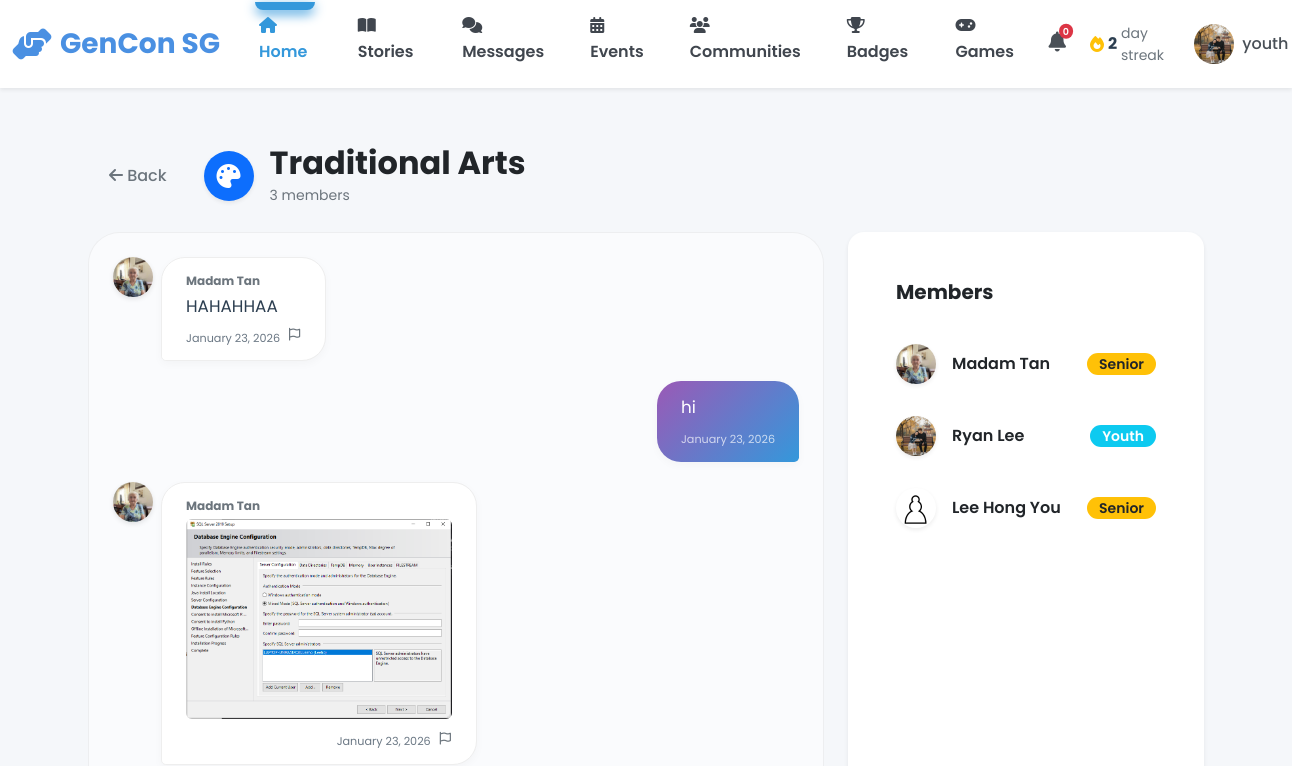
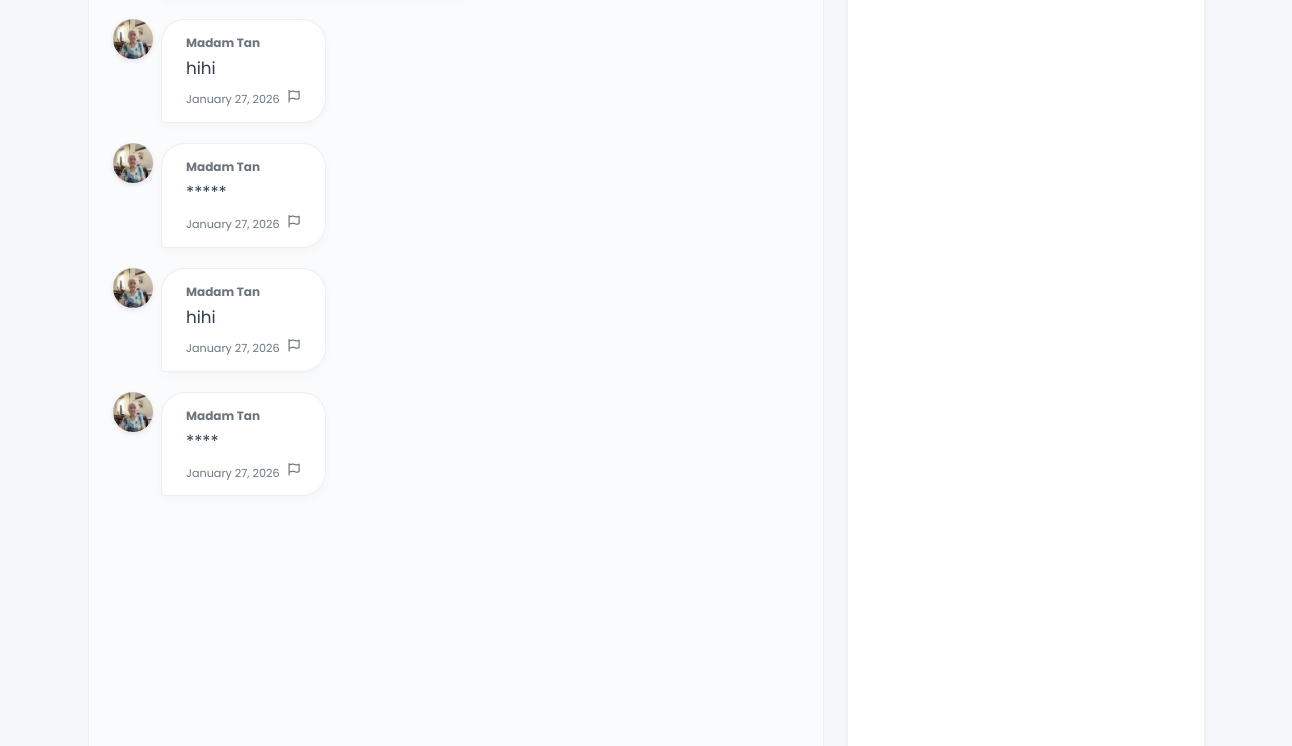
Page /youth/communities/1 (signed in, upper part) on the earlier database version (2 pictures, top to bottom).
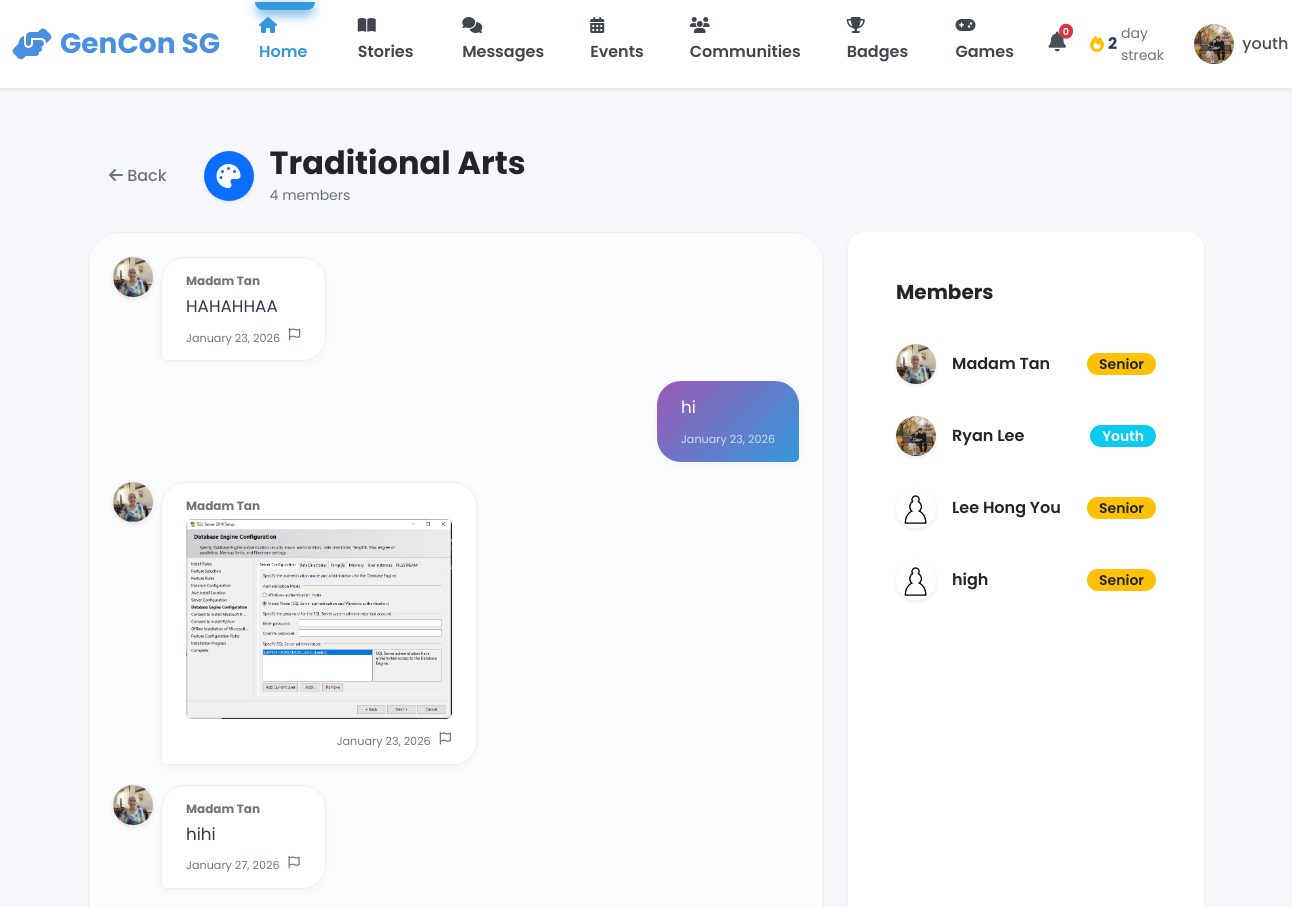
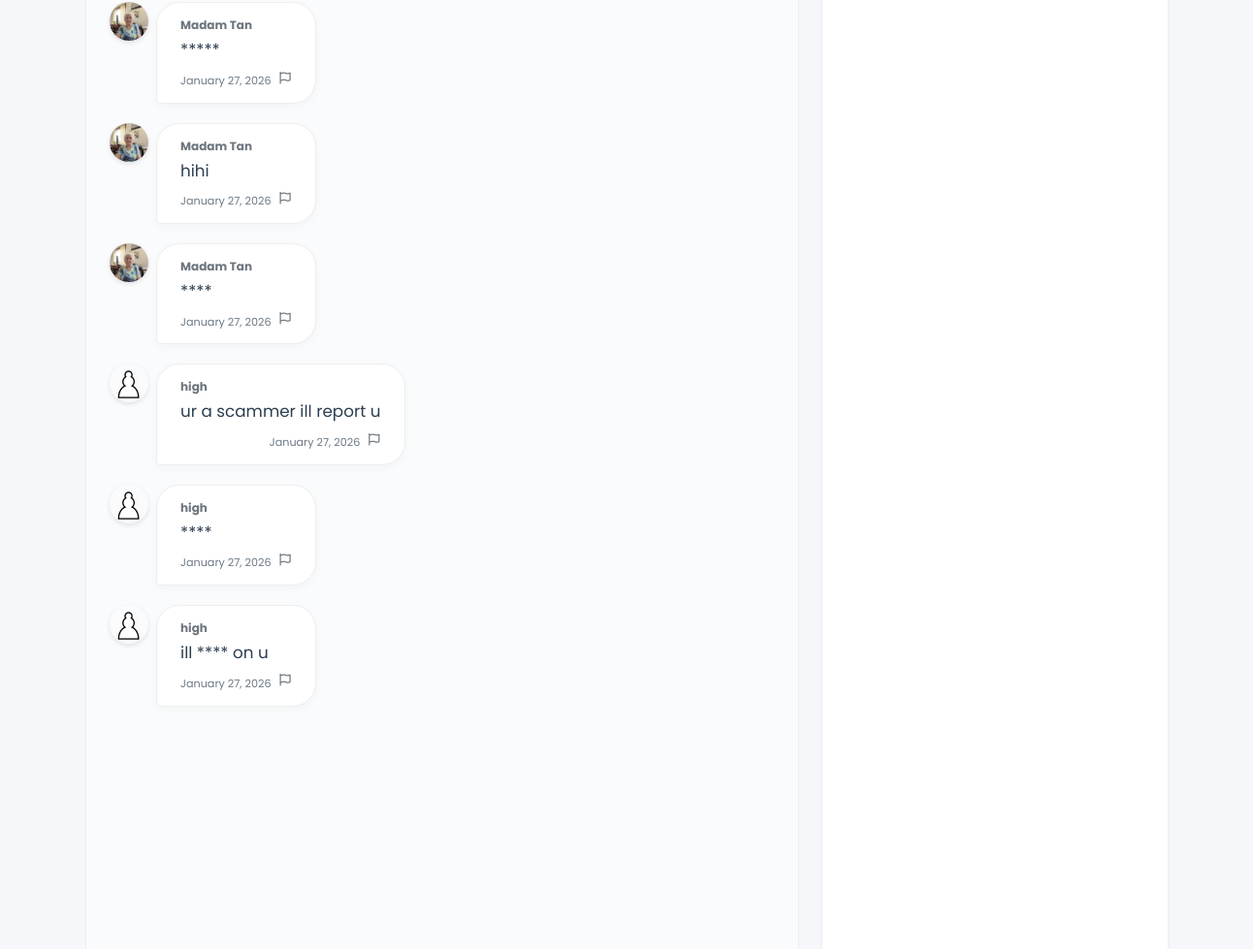
Same page on the later database version (2 pictures, top to bottom).
### models.py (models this page shows, shortened)
class Community(db.Model):
    __tablename__ = 'communities'
    id = db.Column(db.Integer, primary_key=True)
    name = db.Column(db.String(100), nullable=False, unique=True)
    type = db.Column(db.String(20), nullable=False)  # Story, Hobby, Learning
    description = db.Column(db.Text)
    rules = db.Column(db.Text)
    icon = db.Column(db.String(50), default='fas fa-users')
    banner_class = db.Column(db.String(50), default='default')
    tags = db.Column(db.String(255))  # Comma separated tags
    photo_url = db.Column(db.String(255))
    member_count = db.Column(db.Integer, default=0)
    created_by = db.Column(db.Integer, db.ForeignKey('users.id'), nullable=False)
    created_at = db.Column(db.DateTime, default=datetime.utcnow, nullable=False)
    creator = db.relationship('User')
    members = db.relationship('CommunityMember', back_populates='community',
                             lazy='dynamic', cascade='all, delete-orphan')
    posts = db.relationship('CommunityPost', back_populates='community',
                           lazy='dynamic', cascade='all, delete-orphan')

class CommunityPost(db.Model):
    __tablename__ = 'community_posts'
    id = db.Column(db.Integer, primary_key=True)
    community_id = db.Column(db.Integer, db.ForeignKey('communities.id'), nullable=False, index=True)
    user_id = db.Column(db.Integer, db.ForeignKey('users.id'), nullable=False, index=True)
    content = db.Column(db.Text, nullable=True)
    photo_url = db.Column(db.String(255))
    created_at = db.Column(db.DateTime, default=datetime.utcnow, nullable=False)
    community = db.relationship('Community', back_populates='posts')
    user = db.relationship('User')

class User(db.Model):
    __tablename__ = 'users'
    id = db.Column(db.Integer, primary_key=True)
    username = db.Column(db.String(80), unique=True, nullable=False, index=True)
    password_hash = db.Column(db.String(255), nullable=False)
    email = db.Column(db.String(120), unique=True, nullable=False, index=True)
    full_name = db.Column(db.String(120), nullable=False)
    phone = db.Column(db.String(20))
    age = db.Column(db.Integer, nullable=False)
    bio = db.Column(db.Text)  # User biography
    school = db.Column(db.String(255))  # School or organization for youth
    role = db.Column(db.String(20), nullable=False)  # 'senior', 'youth', or 'admin'
    elo = db.Column(db.Integer, default=1200) # Default ELO rating
    profile_picture = db.Column(db.String(255), default='images/default-avatar.png')
    disable_reason = db.Column(db.Text)
    interests_json = db.Column(db.Text)  # Stores interests as JSON array
    languages_json = db.Column(db.Text)  # Stores languages as JSON array
    accessibility_settings_json = db.Column(db.Text)  # Stores settings as JSON object
    created_at = db.Column(db.DateTime, default=datetime.utcnow, nullable=False)
    last_active = db.Column(db.DateTime, default=datetime.utcnow, nullable=False)
    is_active = db.Column(db.Boolean, default=True)
    stories = db.relationship('Story', back_populates='user', lazy='dynamic')
    sent_messages = db.relationship('Message', foreign_keys='Message.sender_id',
                                   back_populates='sender', lazy='dynamic')
    received_messages = db.relationship('Message', foreign_keys='Message.recipient_id',
                                       back_populates='recipient', lazy='dynamic')
    senior_pairs = db.relationship('Pair', foreign_keys='Pair.senior_id',
                                   back_populates='senior', lazy='dynamic')
    youth_pairs = db.relationship('Pair', foreign_keys='Pair.youth_id',
                                 back_populates='youth', lazy='dynamic')
    streak = db.relationship('Streak', back_populates='user', uselist=False)
    badges = db.relationship('Badge', back_populates='user', lazy='dynamic')
    checkins = db.relationship('Checkin', back_populates='user', lazy='dynamic')
    @property
    def interests(self):
        """Get interests as Python list from JSON string."""
        if self.interests_json:
            return json.loads(self.interests_json)
        return []
    @interests.setter
    def interests(self, value):
        """Set interests from Python list, store as JSON string."""
        self.interests_json = json.dumps(value)
    @property
    def languages(self):
        """Get languages as Python list from JSON string."""
        if self.languages_json:
            return json.loads(self.languages_json)
        return []
    @languages.setter
    def languages(self, value):
        """Set languages from Python list, store as JSON string."""
        self.languages_json = json.dumps(value)
    @property
    def accessibility_settings(self):
        """Get accessibility settings as Python dict from JSON string."""
        if self.accessibility_settings_json:
            return json.loads(self.accessibility_settings_json)
        return {}

class CommunityMember(db.Model):
    __tablename__ = 'community_members'
    id = db.Column(db.Integer, primary_key=True)
    community_id = db.Column(db.Integer, db.ForeignKey('communities.id'), nullable=False, index=True)
    user_id = db.Column(db.Integer, db.ForeignKey('users.id'), nullable=False, index=True)
    joined_at = db.Column(db.DateTime, default=datetime.utcnow, nullable=False)
    last_viewed_at = db.Column(db.DateTime, default=datetime.utcnow)
    community = db.relationship('Community', back_populates='members')
    user = db.relationship('User')
    __table_args__ = (db.UniqueConstraint('community_id', 'user_id', name='unique_community_user'),)

### blueprints/youth.py (the view)
@youth_bp.route('/communities/<int:community_id>')
@login_required
def view_community(community_id):
    community = Community.query.get_or_404(community_id)
    user_id = session['user_id']
    member = CommunityMember.query.filter_by(
        community_id=community_id,
        user_id=user_id
    ).first()
    if not member:
        flash('You must join this community to view the chat.', 'warning')
        return redirect(url_for('youth.communities'))
    member.last_viewed_at = datetime.utcnow()
    db.session.commit()
    posts = CommunityPost.query.filter_by(community_id=community_id)\
        .order_by(CommunityPost.created_at.asc()).all()
    members = community.members.all()
    return render_template('youth/community_chat.html', community=community, posts=posts, user_id=user_id, members=members)

### templates/youth/community_chat.html (shortened to what this page needs)
{% extends "base.html" %}
{% block body_class %}youth-dashboard{% endblock %}
{% block extra_css %}
<link rel="stylesheet" href="{{ url_for('static', filename='css/chat.css') }}">
{% endblock %}
{% block content %}
<div class="container py-4">
    <div class="d-flex align-items-center mb-4">
        <a href="{{ url_for('youth.communities') }}" class="btn btn-outline-secondary me-3 rounded-pill">
            <i class="fas fa-arrow-left"></i> Back
        </a>
        <div class="d-flex align-items-center">
            <div class="rounded-circle bg-primary text-white d-flex align-items-center justify-content-center me-3 shadow-sm" style="width: 50px; height: 50px; font-size: 1.5rem;">
                <i class="{{ community.icon }}"></i>
            </div>
            <div>
                <h2 class="mb-0 fw-bold">{{ community.name }}</h2>
                <small class="text-muted">{{ community.member_count }} members</small>
            </div>
        </div>
    </div>
    <div class="row">
        <div class="col-lg-8">
            <div class="modern-chat-interface">
                <div class="message-feed" id="chat-messages">
                    {% for post in posts %}
                        <div class="message-wrapper {% if post.user_id == user_id %}me{% else %}other{% endif %}">
                            {% if post.user_id != user_id %}
                                <a href="{{ url_for('youth.public_profile', user_id=post.user_id) }}">
                                    <img src="{{ url_for('static', filename=post.user.profile_picture|fix_pfp) }}" class="chat-avatar me-2">
                                </a>
                            {% endif %}
                            <div class="message-bubble">
                                {% if post.user_id != user_id %}
                                    <span class="message-sender-name">{{ post.user.full_name }}</span>
                                {% endif %}
                                {% if post.photo_url %}
                                    <img src="{{ url_for('static', filename=post.photo_url) }}" class="img-fluid rounded mb-2" style="max-height: 200px;">
                                {% endif %}
                                <div class="content-text">{{ post.content }}</div>
                                <div class="d-flex justify-content-end align-items-center mt-1">
                                    <div class="time-stamp">{{ post.created_at|timeago }}</div>
                                    {% if post.user_id != user_id %}
                                    <button class="btn btn-link btn-sm text-muted p-0 ms-2 report-btn" onclick="openReportModal({{ post.id }}, 'community')" title="Report Post">
                                        <i class="far fa-flag" style="font-size: 0.8rem;"></i>
                                    </button>
                                    {% endif %}
                                </div>
                            </div>
                        </div>
                    {% endfor %}
                </div>
            </div>
        </div>
        <div class="col-lg-4 d-none d-lg-block">
            <div class="card shadow-sm h-100 border-0 rounded-4">
                <div class="card-header bg-white border-0 pt-4 px-4">
                    <h5 class="mb-0 fw-bold">Members</h5>
                </div>
                <div class="card-body p-0" style="max-height: 70vh; overflow-y: auto;">
                    <ul class="list-group list-group-flush">
                        {% for member in members %}
                            <li class="list-group-item d-flex align-items-center px-4 py-3 border-0">
                                <a href="{{ url_for('youth.public_profile', user_id=member.user_id) }}" class="d-flex align-items-center text-decoration-none text-dark w-100">
                                    <img src="{{ url_for('static', filename=member.user.profile_picture|fix_pfp) }}" class="rounded-circle me-3 shadow-sm" style="width: 40px; height: 40px; object-fit: cover;">
                                    <span class="fw-semibold">{{ member.user.full_name }}</span>
                                </a>
                                {% if member.user.role == 'senior' %}
                                    <span class="badge bg-warning text-dark ms-auto rounded-pill">Senior</span>
                                {% else %}
                                    <span class="badge bg-info text-white ms-auto rounded-pill">Youth</span>
                                {% endif %}
                            </li>
                        {% endfor %}
                    </ul>
                </div>
            </div>
        </div>
    </div>
</div>
{% endblock %}

Differences in the rows shown:
changed Community "Traditional Arts": member_count "3" → "4"
added CommunityPost: profile_picture (placeholder picture), user.full_name "high", content "ur a scammer ill report u", created_at "January 27, 2026"
added CommunityPost: profile_picture (placeholder picture), user.full_name "high", content "****", created_at "January 27, 2026"
added CommunityPost: profile_picture (placeholder picture), user.full_name "high", content "ill **** on u", created_at "January 27, 2026"
added CommunityMember: profile_picture (placeholder picture), user.full_name "high", shows "Senior"
